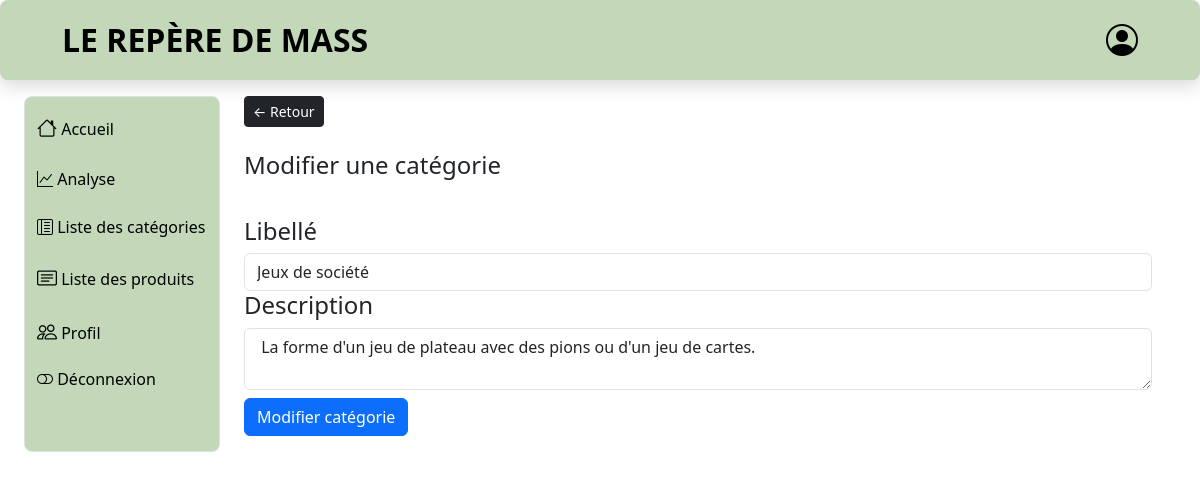
/profil/vendeur/modif_cat.php?id=37 (signed in), run on the app's committed database.
### tables this page shows
CREATE TABLE `categorie` (
  `id` int NOT NULL,
  `libelle` varchar(100) NOT NULL,
  `description` varchar(255) NOT NULL,
  `date_creation` datetime NOT NULL DEFAULT CURRENT_TIMESTAMP
);

### profil/vendeur/modif_cat.php (the view, shortened to what this page needs)
<!DOCTYPE html>
<html lang="fr">
<head>
    <link href="../css/bootstrap.css" rel="stylesheet">
    <link href="../css/bootstrap-icons.css" rel="stylesheet">
    <link href="../css/sidenav.css" rel="stylesheet">
    <link href="../css/header2.css" rel="stylesheet">
    <link href="../css/index.css" rel="stylesheet">
    <link href="../css/profilpage.css" rel="stylesheet">
</head>
<body>
    <header class="shadow rounded-3 bg-light" id="header-box">
        <div class="container-fluid col-11" id="header-container">
            <div class=" d-flex align-items-center justify-content-between">
                <div class="py-3 col-sm-auto justify-content-center">
                    <div id="title">LE REPÈRE DE MASS</div>
                </div>
                <div class="text-end">
                    <a href="profil.php" class="d-block link-dark text-decoration-none">
                        <i id="log-logo" class="bi bi-person-circle"></i>
                    </a>
                </div>
            </div>
        </div>
    </header>
    <div class="mt-3 container-fluid pb-3 flex-grow-1 d-flex flex-column flex-sm-row overflow-auto">
        <div class="row flex-grow-sm-1 flex-grow-0 container-fluid">
            <?php include 'barre_navigation_vd.php'; ?>
            <main class="col overflow-auto h-100 w-100">
                <a class="btn btn-dark btn-sm" href="categorie.php">← Retour</a><br><br>
                <h4> Modifier une catégorie <h4><br>
                        <?php
                require_once '../../include/config.php';
                $check = $bdd->prepare('SELECT * FROM categorie WHERE id=?');
                $id = $_GET['id'];
                $check->execute([$id]);
                $category = $check->fetch(PDO::FETCH_ASSOC);
                        ?>
                <form method="post">
                    <label class="form-label">Libellé</label>
                    <input type="text" class="form-control" name="libelle"
                        value="<?php echo $category['libelle'] ?>">
                    <label class="form-label">Description</label>
                    <textarea class="form-control"
                        name="description"><?php echo $category['description'] ?></textarea>
                    <input type="submit" value="Modifier catégorie" class="btn btn-primary my-2"
                        name="modifier">
                </form>
            </main>
        </div>
    </div>
</body>
</html>

### profil/css/sidenav.css (style rules this page uses)
i,a { color: black; }

### profil/css/header2.css (style rules this page uses)
* { font-family: system-ui, -apple-system, BlinkMacSystemFont, 'Segoe UI', Roboto, Oxygen, Ubuntu, Cantarell, 'Open Sans', 'Helvetica Neue', sans-serif; }
#title { color: black; font-size:xx-large; font-weight: 700; }

### profil/css/index.css (style rules this page uses)
[class*='container'] { background-clip: content-box; }
.row [class*='col'] { background-clip: content-box; }
#log-logo { font-size: xx-large; }

### data on the page
categorie: libelle "Jeux de société", description "La forme d'un jeu de plateau avec des pions ou d'un jeu de cartes."
